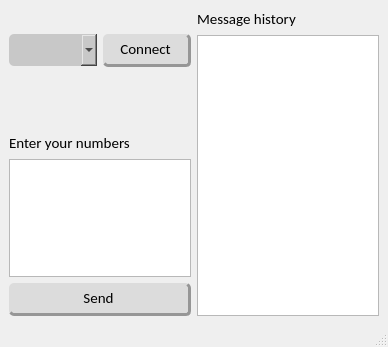
<?xml version="1.0" encoding="UTF-8"?>
<ui version="4.0">
 <class>MainWindow</class>
 <widget class="QMainWindow" name="MainWindow">
  <property name="geometry">
   <rect>
    <x>0</x>
    <y>0</y>
    <width>388</width>
    <height>347</height>
   </rect>
  </property>
  <property name="windowTitle">
   <string>MainWindow</string>
  </property>
  <property name="styleSheet">
   <string notr="true">#selectorCOM {
	padding: 5px;
	border-radius: 5px;
	background-color: rgb(200,200,200);
}</string>
  </property>
  <widget class="QWidget" name="centralwidget">
   <layout class="QGridLayout" name="gridLayout_2">
    <item row="0" column="0">
     <layout class="QVBoxLayout" name="verticalLayout_2">
      <item>
       <spacer name="verticalSpacer">
        <property name="orientation">
         <enum>Qt::Vertical</enum>
        </property>
        <property name="sizeType">
         <enum>QSizePolicy::Fixed</enum>
        </property>
        <property name="sizeHint" stdset="0">
         <size>
          <width>20</width>
          <height>25</height>
         </size>
        </property>
       </spacer>
      </item>
      <item>
       <layout class="QHBoxLayout" name="horizontalLayout">
        <item>
         <widget class="QComboBox" name="selectorCOM">
          <property name="font">
           <font>
            <family>Calibri</family>
            <pointsize>11</pointsize>
           </font>
          </property>
          <property name="styleSheet">
           <string notr="true">#selectorCom {
	padding: 5px;
	border-radius: 5px;
}</string>
          </property>
         </widget>
        </item>
        <item>
         <widget class="QPushButton" name="connectButton">
          <property name="font">
           <font>
            <family>Calibri</family>
            <pointsize>11</pointsize>
           </font>
          </property>
          <property name="styleSheet">
           <string notr="true">#connectButton {
	padding: 5px;
	border-bottom: 3px solid rgb(150,150,150);
	border-right: 3px solid rgb(150,150,150);
	border-radius: 5px;
	background-color: rgb(220,220,220);
}
#connectButton:pressed {
	padding: 1px;
	border-bottom: 2px solid rgb(150,150,150);
	border-right: 2px solid rgb(150,150,150);
}</string>
          </property>
          <property name="text">
           <string>Connect</string>
          </property>
         </widget>
        </item>
       </layout>
      </item>
      <item>
       <spacer name="verticalSpacer_2">
        <property name="orientation">
         <enum>Qt::Vertical</enum>
        </property>
        <property name="sizeType">
         <enum>QSizePolicy::Fixed</enum>
        </property>
        <property name="sizeHint" stdset="0">
         <size>
          <width>20</width>
          <height>60</height>
         </size>
        </property>
       </spacer>
      </item>
      <item>
       <widget class="QLabel" name="label_2">
        <property name="font">
         <font>
          <family>Calibri</family>
          <pointsize>11</pointsize>
         </font>
        </property>
        <property name="text">
         <string>Enter your numbers</string>
        </property>
       </widget>
      </item>
      <item>
       <widget class="QTextEdit" name="numToSend">
        <property name="font">
         <font>
          <family>Calibri</family>
          <pointsize>11</pointsize>
         </font>
        </property>
       </widget>
      </item>
      <item>
       <widget class="QPushButton" name="sendButton">
        <property name="font">
         <font>
          <family>Calibri</family>
          <pointsize>11</pointsize>
         </font>
        </property>
        <property name="styleSheet">
         <string notr="true">#sendButton {
	padding: 5px;
	border-bottom: 3px solid rgb(150,150,150);
	border-right: 3px solid rgb(150,150,150);
	border-radius: 5px;
	background-color: rgb(220,220,220);
}
#sendButton:pressed {
	padding: 1px;
	border-bottom: 2px solid rgb(150,150,150);
	border-right: 2px solid rgb(150,150,150);
}</string>
        </property>
        <property name="text">
         <string>Send</string>
        </property>
       </widget>
      </item>
     </layout>
    </item>
    <item row="0" column="1">
     <layout class="QVBoxLayout" name="verticalLayout">
      <property name="sizeConstraint">
       <enum>QLayout::SetNoConstraint</enum>
      </property>
      <item>
       <widget class="QLabel" name="label">
        <property name="font">
         <font>
          <family>Calibri</family>
          <pointsize>11</pointsize>
         </font>
        </property>
        <property name="text">
         <string>Message history</string>
        </property>
       </widget>
      </item>
      <item>
       <widget class="QTextBrowser" name="story">
        <property name="font">
         <font>
          <family>Calibri</family>
          <pointsize>11</pointsize>
         </font>
        </property>
       </widget>
      </item>
     </layout>
    </item>
   </layout>
  </widget>
  <widget class="QMenuBar" name="menubar">
   <property name="geometry">
    <rect>
     <x>0</x>
     <y>0</y>
     <width>388</width>
     <height>22</height>
    </rect>
   </property>
  </widget>
  <widget class="QStatusBar" name="statusbar"/>
 </widget>
 <resources/>
 <connections/>
</ui>
